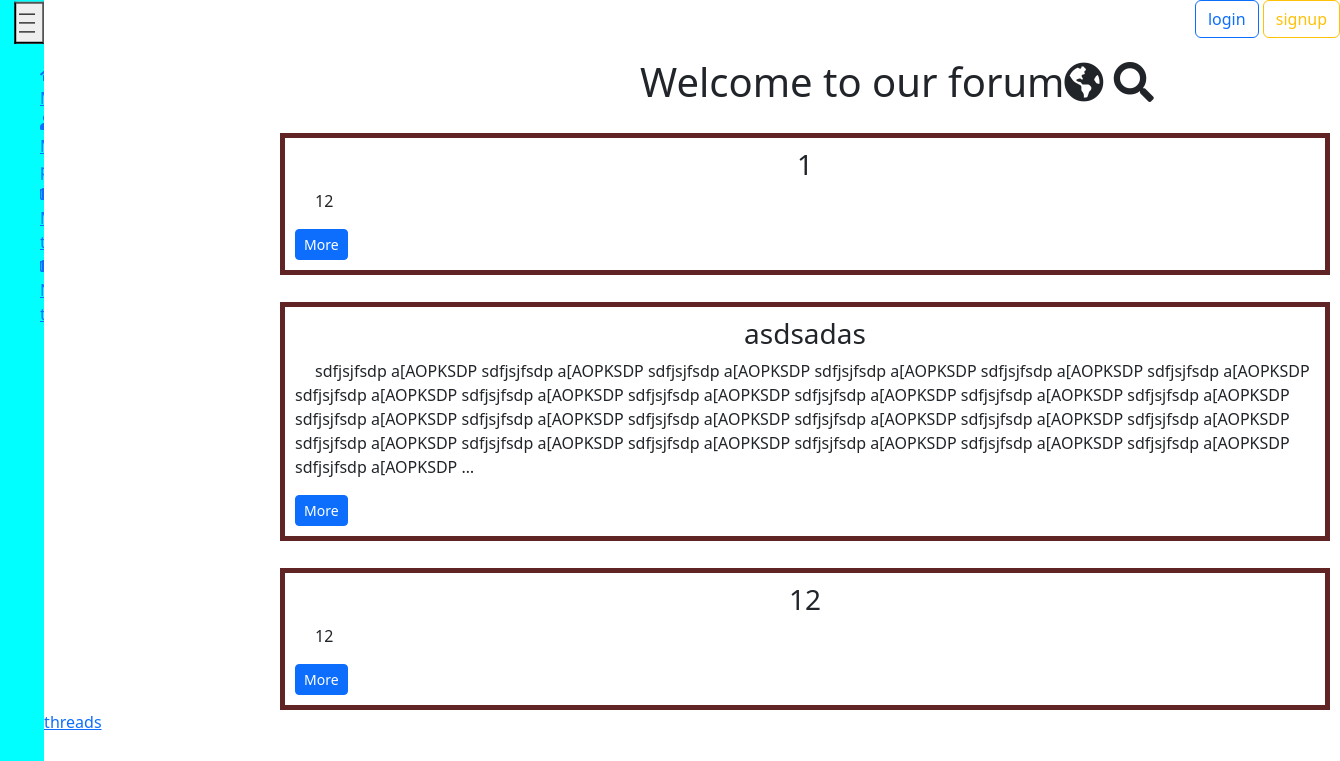
The page / on the database its author committed.
### threads/models.py (models this page shows, shortened)
class Thread(models.Model):
    user = models.ForeignKey(CustomUser, on_delete=models.CASCADE, null=True, blank=True, related_name='threads')
    title = models.CharField('Title', max_length=250)
    time_create = models.DateTimeField('Time of publication',auto_now_add=True)
    time_update = models.DateTimeField('Time of update',auto_now=True)
    full_text = models.TextField('Full text')
    class Meta:
        ordering = ['time_create', 'title']

### main/views.py (the view)
# urls.py: path('', views.ATW_Home.as_view(), name='main'),
class ATW_Home(ListView):
    model = Thread
    template_name = 'main/main.html'
    context_object_name = 'threads'

### main/templates/main/main.html (shortened to what this page needs)
{% extends 'main/layout.html' %}
{% block content %}
<div class="topbar">
    <h1>Welcome to our forum<i class="fas fa-globe-americas"></i> <i class="fas fa-search"></i></h1>
</div>
    {% for el in threads %}
        {% if forloop.counter <= 3 %}
            <div class="threads">
                <h3>{{ el.title }}</h3>
                <p>{{ el.full_text|truncatewords:50 }}</p>
                <a class="btn btn-primary btn-sm" href="{% url 'thread' thId=el.id %}">More</a>
            </div>
        {% endif %}
    {% endfor %}
    <a href="{%url 'threads' %}">more threads</a>
{% endblock %}

### main/static/main/css/main.css (style rules this page uses)
.topbar { padding-left: 80vh; padding-top: 20px; }
.threads { word-wrap: break-word; margin-left: 35vh; margin-top: 2%; width: 1050px; border: 5px solid #602424; padding: 10px; }
.threads h3 { display: flex; justify-content: center; }
.threads p { text-indent: 20px; }

### rows shown on the page
Thread: title "1", full_text "12"
Thread: title "asdsadas", full_text "sdfjsjfsdp a[AOPKSDP sdfjsjfsdp a[AOPKSDP sdfjsjfsdp a[AOPKSDP sdfjsjfsdp a[AOPKSDP sdfjsjfsdp a[AOPKSDP sdfjsjfsdp a[AOPKSDP sdfjsjfsdp a[AOPKSDP sdfjsjfsdp a[AOPKSDP sdfjsjfsdp a[AOPKSDP sdfjsjfsdp a[AOPKSDP sdfjsjfsdp a[AOPKSDP sdfjsjfsdp a[AOPKSDP sdfjsjfsdp a[AOPKSDP sdfjsjfsdp a[AOPKSDP sdfjsjfsdp a[AOPKSDP sdfjsjfsdp a[AOPKSDP sdfjsjfsdp a[AOPKSDP sdfjsjfsdp a[AOPKSDP sdfjsjfsdp a[AOPKSDP sdfjsjfsdp a[AOPKSDP sdfjsjfsdp a[AOPKSDP sdfjsjfsdp a[AOPKSDP sdfjsjfsdp a[AOPKSDP sdfjsjfsdp a[AOPKSDP sdfjsjfsdp a[AOPKSDP …"
Thread: title "12", full_text "12"
